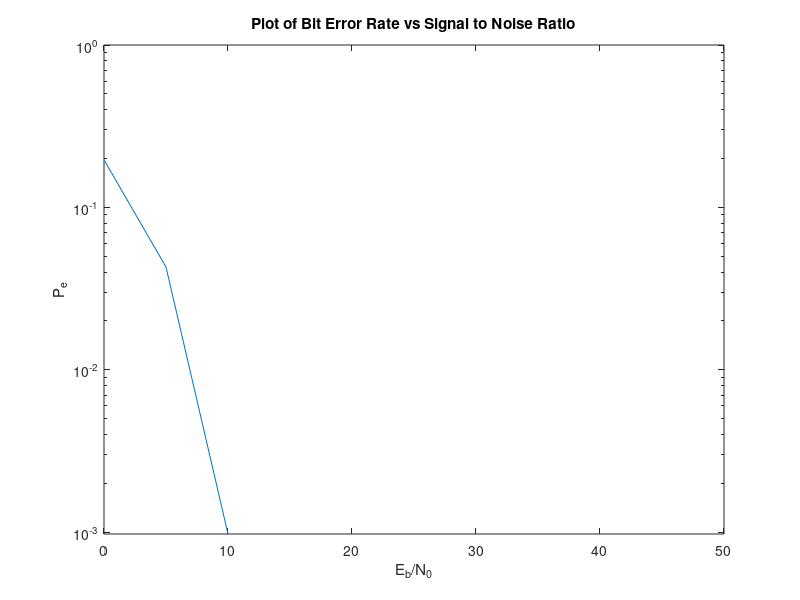

Source code (MATLAB):
%[1-1]
% generate random binary digits (0 or 1) 
noOfBits = 1024;
inputData = randi([0, 1], [1, noOfBits]);
%inputData % test data generated

%[1-2]
% convert binary digits to +/- 1 (1->+1, 0->-1) => Data for transmission
% replace 0 to -1
inputData(inputData==0) = -1;
%inputData % test data generated

zeroMean = 0;
SNR = 0:5:50; %Loop from 0 to 50 (in multiples of 5)
S=1;
bitErrorRate = zeros(1,11); %Initialise an array of 1-by-11 zeros
SNRvalues = zeros(1,11);
arrayIndex = 1;

for i = SNR
    noOfErrors = 0;
    N=S./(10.^(i./10));
    outputSignal = awgn(inputData,i,N);
    threshold = 0;
    outputSignal(outputSignal>=0) = 1;
    outputSignal(outputSignal<0) = 0;
    plot(outputSignal);
    for count=1:noOfBits
        if (inputData(count) > threshold && outputSignal(count) == 0) || (inputData(count) <= threshold && outputSignal(count) == 1)
            noOfErrors = noOfErrors + 1;
        end
    end
    SNRvalues(arrayIndex)=i;
    bitErrorRate(arrayIndex)= noOfErrors/noOfBits; %Store bitErrorRate into array
    arrayIndex=arrayIndex+1;
end

%Plot
semilogy(SNRvalues, bitErrorRate);
axis([0 50 -1 1])
title("Plot of Bit Error Rate vs Signal to Noise Ratio");
xlabel('E_{b}/N_{0}') ;
ylabel('P_{e}') ;

%{

%[1-3, 1-4]
% generate equal number of noise samples
S = 1; %Assume signal (input data) has unit power
meanNoise = 0; % zero mean
SNR = 0:5:50; %Loop from 0 to 50 (in multiples of 5)
bitErrorRateOutput = zeros(1,11); %Initialise an array of 1-by-11 zeros
SNRAxis = zeros(1,11); %Initialise an array of 1-by-11 zeros
counter = 1; %Counter for array index

for i=SNR 
    varianceNoise = S./(10.^(i./10)); % unit variance
    % Follow notes
    receivedSignal = calculateNoise(inputData, varianceNoise);
    threshold = 0;
    receivedSignal(receivedSignal>=0) = 1;
    receivedSignal(receivedSignal<0) = 0;
    bitError = 0;
    for count=1 : noOfBits
        if (inputData(count) > threshold && receivedSignal(count) == 0) || (inputData(count) <= threshold && receivedSignal(count) == 1)
            bitError = bitError + 1;
        end
    end    
    bitErrorRateOutput (counter)= bitError/noOfBits; %Store bitErrorRate into array
    SNRAxis(counter) = i; %Store SNR value
    counter=counter+1;
end

%Plot
semilogy(SNRAxis, bitErrorRateOutput);
axis([0 50 -1 1])
title("Plot of Bit Error Rate vs Signal to Noise Ratio");
xlabel('E_{b}/N_{0}') ;
ylabel('P_{e}') ;

function receivedSignal = calculateNoise(inputData, varianceNoise)
    % get noise (according to normal distribution)
    noise = (sqrt(varianceNoise).*randn(1,1024)); %Generate white gaussian noise
    %noise % look at the noise values generated with mean=0 and variance=1
    receivedSignal = noise+inputData; %Adding generated noise with generated random data
end

%}